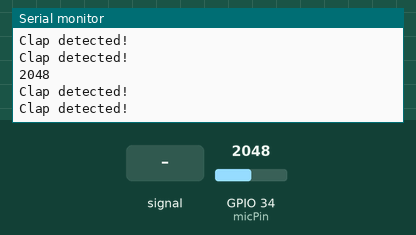
This sketch was run on a simulated ESP32. Parts: the last lines printed to the serial monitor. The inputs (shaded band) are chosen by the test bench; at power-on: GPIO 34 (micPin) = 2048. WiFi joins after 1.5 s; servers stay silent unless stated.

Above: at 2.7 s.
2.8 s: GPIO 34 (micPin) fed a 200 Hz sine of ±327 counts around its level
4.3 s: GPIO 34 (micPin) set to 1943
At 4.9 s:
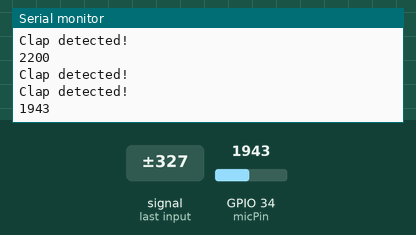
5.8 s: GPIO 34 (micPin) fed a 1000 Hz sine of ±1023 counts around its level
At 6.01 s:
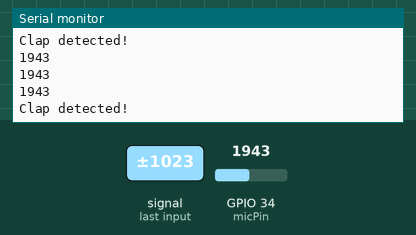
7.3 s: GPIO 34 (micPin) set to 2040
At 7.51 s:
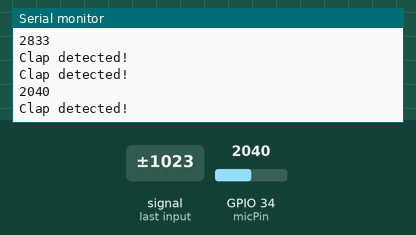
Timing chart, 0 to 9.8 s (numbered marks = the images above; inputs shaded):
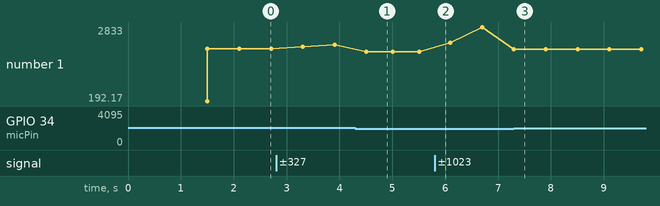

Measured:
- the behaviour switches between 2001 and 2000 on GPIO 34 (micPin) (found by bisection; images 0 and 1)
- after the input at 4.3 s, the serial monitor: prints a new line after 0.21 s (image 1)
- after the input at 7.3 s, the serial monitor: prints a new line at once (image 3)
- plotted number 1: 2048 → 2200 after the input at 2.8 s, 2200 → 1943 after the input at 4.3 s, 1943 → 2833 after the input at 5.8 s, 2833 → 2040 after the input at 7.3 s

The sketch:

ClapDetector.ino
```cpp
#include <WiFi.h>
#include <WebServer.h>

const char* ssid = "NSUT_WIFI";
const char* password = "";

WebServer server(80);

const int micPin = 34;      // AO connected to GPIO34
const int threshold = 2000;
int clapCount = 0;

void handleRoot() {
  String html = "<!DOCTYPE html><html><head><meta http-equiv='refresh' content='2'>";
  html += "<title>Clap Detector</title>";
  html += "<style>body{font-family: Arial; text-align: center; margin-top: 50px;}</style></head><body>";
  html += "<h1>Clap Detector Status</h1>";
  html += "<h2>Total Claps Detected: " + String(clapCount) + "</h2>";
  html += "</body></html>";
  server.send(200, "text/html", html);
}

void setup() {
  Serial.begin(115200);
  pinMode(micPin, INPUT);

  WiFi.begin(ssid, password);
  Serial.print("Connecting to WiFi");
  while (WiFi.status() != WL_CONNECTED) {
    delay(500);
    Serial.print(".");
  }
  Serial.println("\nWiFi connected! IP address: ");
  Serial.println(WiFi.localIP());

  server.on("/", handleRoot);
  server.begin();
}

void loop() {
  server.handleClient();

  int sound = analogRead(micPin);

  static unsigned long lastPrint = 0;
  if (millis() - lastPrint > 500) {
    Serial.println(sound);    // View the analog value periodically
    lastPrint = millis();
  }

  if (sound > threshold) {
    Serial.println("Clap detected!");
    clapCount++;
    // non-blocking delay
    unsigned long start = millis();
    while (millis() - start < 300) { server.handleClient(); delay(1); }
  }
}
```
